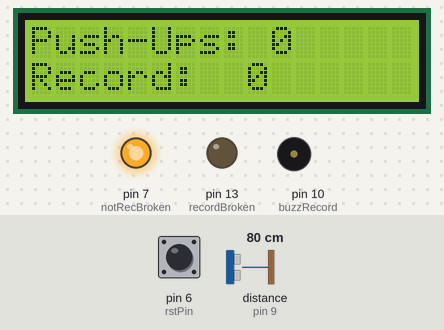
Bench run of a sketch on a simulated Arduino Uno, built with avr-gcc and run on an emulated ATmega328P. Parts: 16×2 character LCD, output pins drawn as LEDs (lit = HIGH), buzzer (waves = sounding, pin HIGH). Wiring (inferred from the names in the program): ultrasonic range finder: trigger pin 8; echo pin 9. The test bench sets the inputs (shaded band); at power-on: distance to the obstacle (sensor on pin 9) 80 cm, pin 6 (rstPin) HIGH. The echo pulse lasts 58.3 µs per cm; pins used as bus, display or sensor lines are not drawn.

Above: at 1.2 s.
1.3 s: distance to the obstacle (sensor on pin 9) set to 2 cm
At 2.3 s:
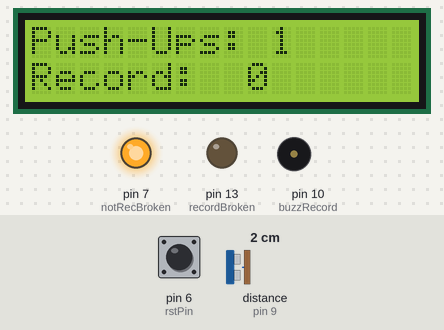
Timing chart, 0 to 4.3 s (numbered marks = the images above; inputs shaded):
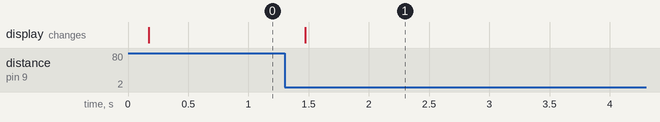

Measured:
- after the input at 1.3 s, the display: changes after 0.17 s (image 1)

The sketch:

pushup_Counter_Hackathon.ino
```cpp
//William Worthy, Sky Jared Santos Butlay
//WSU Everett Hackathon Push-Up Counter
//Program based on: PUSH UP COUNTER BY: Kyle Glerum
//Team Exofit: Dietrick Kooyman, William Worthy, Sky Butlay

#include <LiquidCrystal.h> //LCD library

// initialize the library by associating any needed LCD interface pin with the arduino pin number it is connected to
const int trigPin = 8; //set  pins for the ultrasonic sensor, button and buzzer
const int echoPin = 9;
const int rstPin = 6;
const int recordBroken = 13;
const int buzzRecord = 10;
const int notRecBroken = 7;

//define variables for later use
long duration;
int  distance;
int pushNum;
int btnState;
int pushRecord;
bool buzzBool;
int clearCnt;

//initialze lcd pins on arduino
const int rs = 12, en = 11, d4 = 5, d5 = 4, d6 = 3, d7 = 2;
LiquidCrystal lcd(rs, en, d4, d5, d6, d7);


void setup() {

  // put your setup code here, to run once:
  lcd.begin(16, 2); //sets dimentions of screen (16 chars x 2 rows)
  lcd.clear();

  //sets pin modes for all pins
  pinMode(trigPin, OUTPUT);
  pinMode(echoPin, INPUT);
  pinMode(rstPin, INPUT_PULLUP);
  pinMode(recordBroken, OUTPUT);
  pinMode(buzzRecord, OUTPUT);
  pinMode(notRecBroken, OUTPUT);

  //variable initializations
  duration = 0;
  distance = 0;
  pushNum = 0;
  btnState = 0;
  pushRecord = 0;
  clearCnt = 0;
  buzzBool = true;

  digitalWrite(notRecBroken, HIGH); //turns ON red LED

}


void loop() {
  // put your main code here, to run repeatedly:

  distance = get_Sensor_Data(trigPin, echoPin); //reads data from sonar sensor


  btnState = digitalRead(rstPin); //polls reset button

  clearCnt = 0;
  if (btnState == LOW) {//if reset button is pressed, clear pushup count

    if(pushNum > pushRecord) {//set new record
      pushRecord = pushNum;
      buzzBool = true;
    }

    pushNum = 0; //resets number of pushups
    lcd_Out(pushNum, btnState, pushRecord); //prints text to LCD
    digitalWrite(recordBroken,LOW); //LED turns OFF when reset button is pressed


    digitalWrite(notRecBroken, HIGH); //turns ON red LED


    //counts how long user has held down the reset button
    while((btnState == LOW) && (clearCnt <= 3)){
      btnState = digitalRead(rstPin); //polls reset button
      clearCnt++;
      delay(700);
    }

    if(clearCnt >= 3){//if reset button has been held down for a certain length of time, reset current pushup record
      pushRecord = 0;
    }

    lcd_Out(pushNum, btnState, pushRecord); //prints text to LCD


     //----

  }//end reset if


  if (distance <= 10) {//if user does a pushup, record it

    pushNum ++;

  }

  lcd_Out(pushNum, btnState, pushRecord); //prints text to LCD

    if((pushNum > pushRecord) && buzzBool && !(pushRecord == 0)) {//green LED lights when record is broken
    digitalWrite(recordBroken,HIGH);//turns ON green LED
    digitalWrite(notRecBroken,LOW);//turns OFF green LED

        tone(buzzRecord, 1000, 1000); // Sends 1KHz sound signal
        buzzBool = false;

    }

   while (distance <= 10)  { //if the distance stays smaller then ten for a while, this piece of code makes sure that only one point is given for one pushup

    distance = get_Sensor_Data(trigPin, echoPin);//gets distance reading

  }//end while


  }//end loop


  //Function name: get_Sensor_Data
  //Purpose: to read distance data from sonar, convert it to a distance measure in cm
  //parameters: sensor ping, sensor echo
  //returns: distance reading
  int get_Sensor_Data(const int trig, const int echo) {

      int dur = 0;
      int dist = 0;
      //reads distance data
      digitalWrite(trig, HIGH);
      delayMicroseconds(10);
      digitalWrite(trig, LOW);
      dur = pulseIn(echo, HIGH);
      dist = dur * 0.034/2;
      delay(100);

      return dist;

  }//end get_Sensor_Data


  //Function name: lcd_Out
  //Purpose: to print relevent text to LCD display
  //parameters: number of pushups, reset button, current pushup record
  //returns: none
  void lcd_Out(int pushNum, int btnSt, int rec) {

    if(btnSt == LOW) {
      lcd.clear();
    }

    lcd.print("Push-Ups: ");
    lcd.setCursor(10, 0); // set cursor to the 10th char of 1st row
    lcd.print(pushNum);
    lcd.setCursor(0, 1); // set cursor to second row
    lcd.print("Record: ");
    lcd.setCursor(9, 1); // set cursor to ninth char on second row
    lcd.print(rec);
    lcd.setCursor(0, 0); // set cursor to first row

  }//end lcd_Print

 
```
